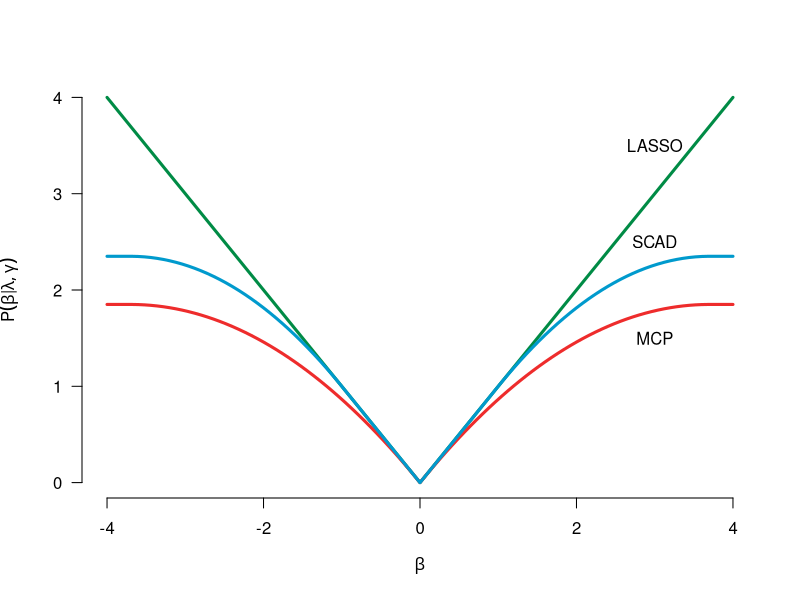

Write R code to recreate this figure.
lasso <- function(theta, l){
  return(l*abs(theta))
}

scad <- function(theta, l, a=3.7){
  theta <- abs(theta)
  return((theta <= l)*theta*l + (theta > l & theta <= a*l)*(a*l*theta - (theta^2 + l^2)/2)/(a - 1) + (theta > a*l)*(l^2*(a^2 - 1))/(2*(a - 1)))
}

mcp <- function(theta, l, a=3.7){
  n <- length(theta)
  val <- numeric(n)
  for (i in 1:n){
    x <- abs(theta[i])
    val[i] <- (x < a*l)*(l*x - x^2/(2*a)) + (x >= a*l)*(1/2)*a*l^2
  }
  return(val)
}

### Ploting

range <- 101
x <- seq(-4, 4, len = range)
col <- c("springgreen4", "firebrick2", "deepskyblue3")
lambda <- 1
y <- cbind(lasso(x, lambda), mcp(x, lambda), scad(x, lambda))

pdf("PenaltyTerms.pdf", 12, 8)
matplot(x, y, type='l', bty='n', lty=1, lwd=3, col=col, las=1,
        xlab=expression(beta), ylab=expression(P(beta*'|'*lambda,gamma)))
text(3, 3.5, "LASSO")
text(3, 2.5, "SCAD")
text(3, 1.5, "MCP")
dev.off()

